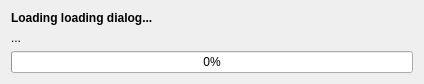
<?xml version="1.0" encoding="UTF-8"?>
<ui version="4.0">
 <class>LoadingDialog</class>
 <widget class="QDialog" name="LoadingDialog">
  <property name="geometry">
   <rect>
    <x>0</x>
    <y>0</y>
    <width>424</width>
    <height>83</height>
   </rect>
  </property>
  <property name="windowTitle">
   <string>Loading...</string>
  </property>
  <property name="windowIcon">
   <iconset>
    <normaloff>icons/oce.png</normaloff>icons/oce.png</iconset>
  </property>
  <layout class="QVBoxLayout" name="verticalLayout">
   <item>
    <widget class="QLabel" name="loading_label">
     <property name="font">
      <font>
       <weight>75</weight>
       <bold>true</bold>
      </font>
     </property>
     <property name="text">
      <string>Loading loading dialog...</string>
     </property>
    </widget>
   </item>
   <item>
    <widget class="QLabel" name="loading_current_label">
     <property name="text">
      <string>...</string>
     </property>
    </widget>
   </item>
   <item>
    <widget class="QProgressBar" name="progressbar">
     <property name="value">
      <number>0</number>
     </property>
    </widget>
   </item>
  </layout>
 </widget>
 <resources/>
 <connections/>
</ui>
